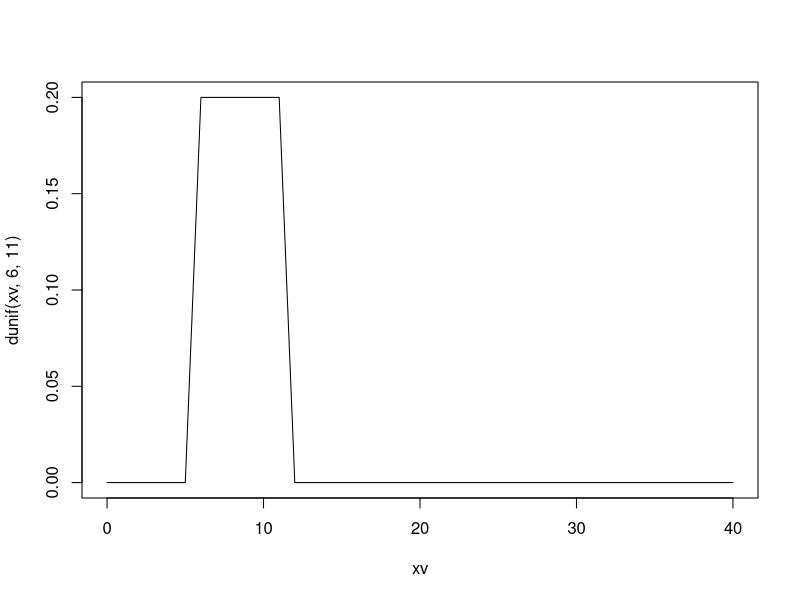
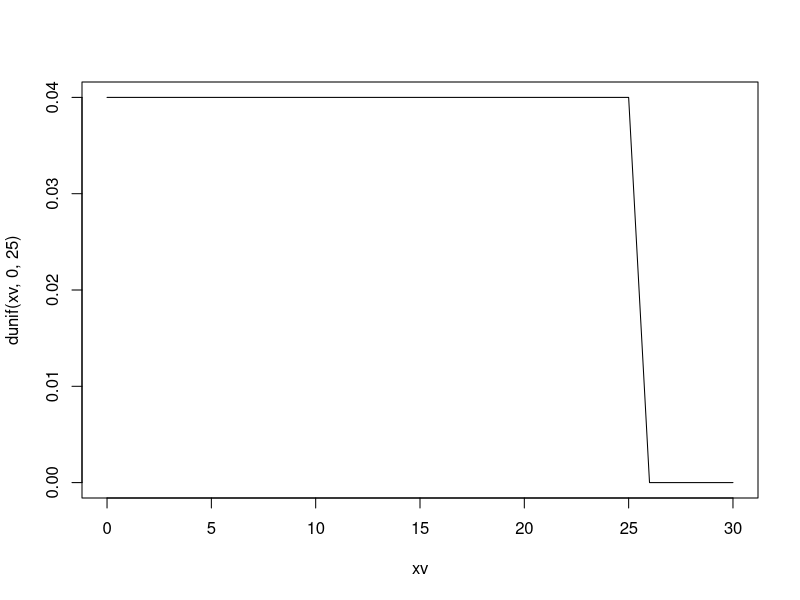
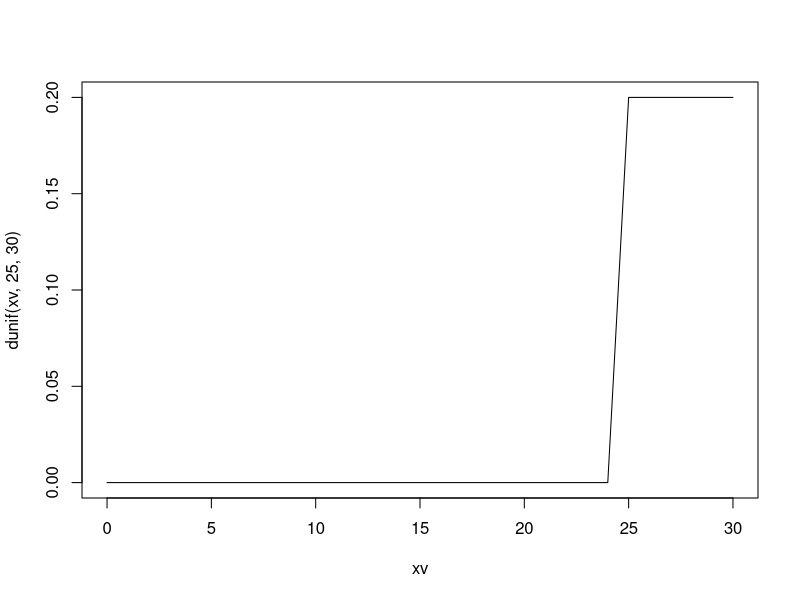
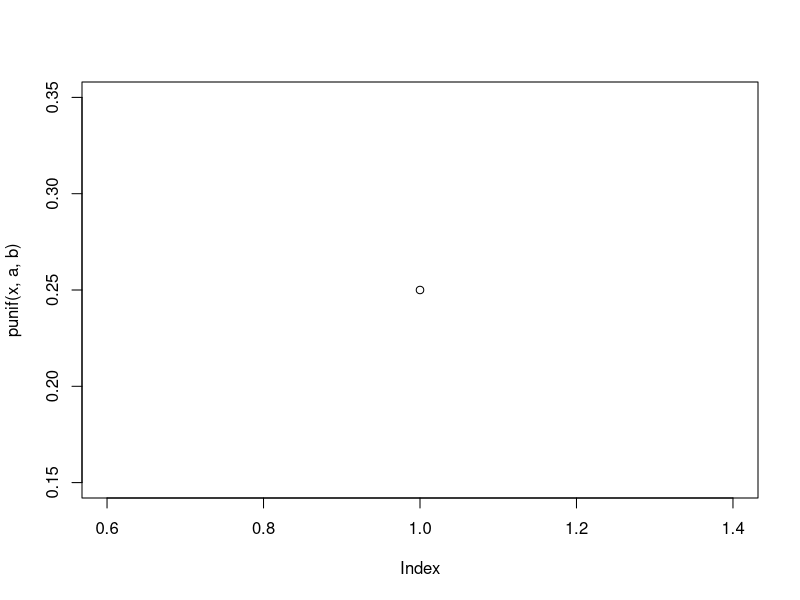
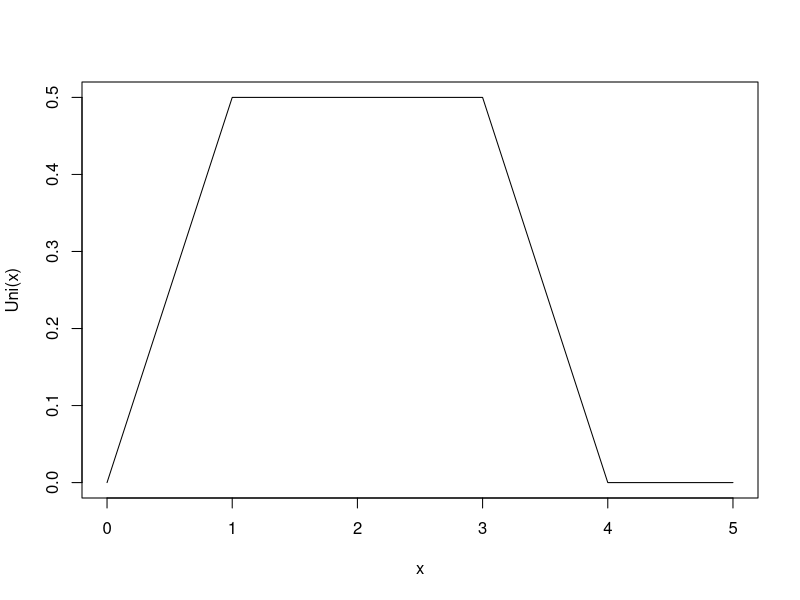
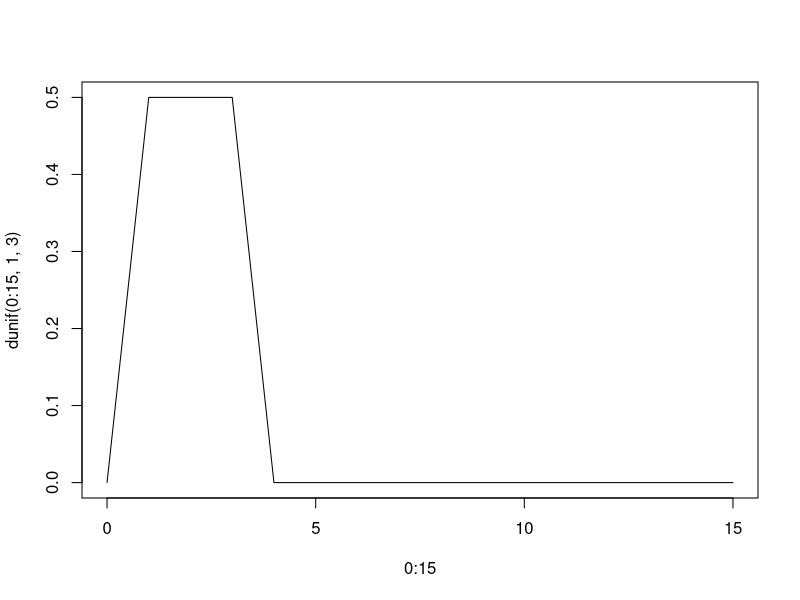
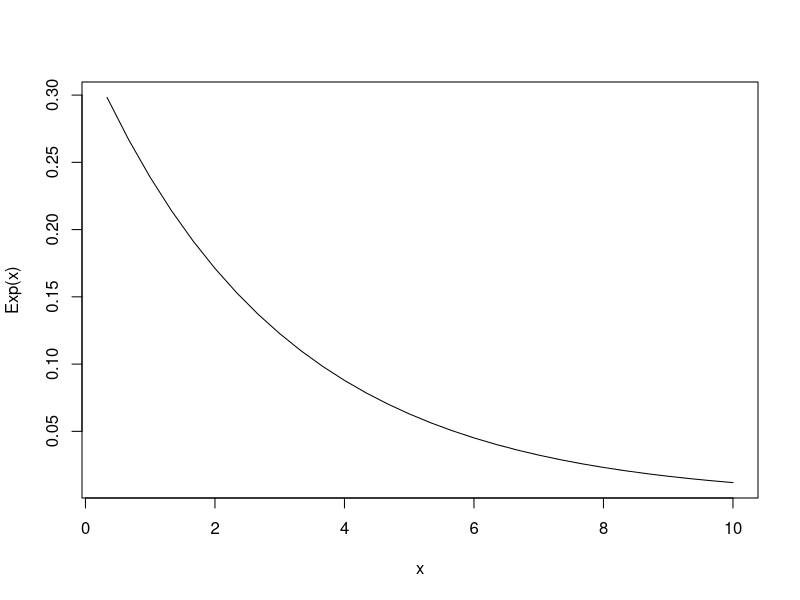

Here is the R script that generated these plots, in order: (Note: this script raises an error after producing the figures.)
############################################################################
### Deskriptive Statistik - Uebungserie 7: Stetige Verteilungen
###
### Nicolas Stern
### 17.11.2018
###
#############################################################################
# Uebungserie 7 - Trace

# Stetige Gleichverteilung
# Aufgabe: Sie haben um 9 Uhr ein wichtiges Meeting, aber Sie verschlafen und wachen 
# erst um 8:30 Uhr auf. Um 8:40 rennen Sie aus der Tür, auf dem Weg ins Büro. 
# Sie brauchen 6 Minuten zur Bushaltestelle. Sie warten auf den Bus, der morgens 
# alle fünf Minuten kommt, die Wartezeit in Minuten ist gleichverteilt zwischen 0 und 5. 
# Der Bus braucht zwischen 10 bis 15 Minuten (gleichverteilt) bis ins Büro. 
# Modellieren Sie Ihre Reisezeit mit einer einzigen Variablen X. 
xv <- 0:40
plot(xv, dunif(xv, 6, 11), type="l")

punif(10, 0, 5)


dunif(10, 0,30)
punif(10, 0, 30)
punif(25, 0, 30, lower.tail = F)
punif(20, 0, 30, lower.tail = T) -  punif(10, 0, 30, lower.tail = T) 
  
?punif

#- Welche Verteilung hat die Zufallsvariable X, welche die gesamte Pendelzeit 
# von Haustür bis ins Büro beschreibt?

#############3
#Suppose in a quiz there are 30 participants. A question is given to all 30 
# participants and the time allowed to answer it is 25 seconds. Find the probability 
# of participants responds within 6 seconds?
xv <- 0:30
plot(xv,dunif(xv, 0,25) , type="l")
punif(6, 0, 25) *30 
punif(4, 0, 10) 

# Suppose a flight is about to land and the announcement says that the expected time 
# to land is 30 minutes. Find the probability of getting flight land between 25 to 30 minutes?
xv <- 0:30
plot(xv,dunif(xv, 25,30) , type="l")

x <- 1;
a <- 0;
b <- 4;

plot(punif(x, a, b))

qunif(0.5, a, b)

?punif

xv <- seq(0,5,length=100)
xv <- 0:5
plot(xv, dunif(xv,1,3), type = "l", ylab = "Uni(x)", xlab = "x")
dunif(4, 3, 8)
punif(5, 3, 8)

dunif(0:5, 1, 3)
punif(3, 1, 3)

tot.time <- 0:100
wait.bus <- 1:5
0:15

plot (0:15, dunif(0:15, 1, 3), type="l")


?dunif

# Aufgabe: Exponentialverteilung
# In einer vierwöchigen Datenerhebung missen Sie die Länge der Telefongespräche, 
# die Sie auf Ihrem Handy führen. Sie finden heraus, dass die Dauer der Gespräche (in Minuten) 
# einer Exponentialverteilung folgt, und Ihre Gespräche im Erwartungswert 3 Minuten lang sind
# Aufgabe: 
# 1. Welche Verteilung hat die Zufallsvariable X, welche die Dauer der Telefongespräche in Minuten beschreibt?
# 2. Das Telefon klingelt. Wie gross ist die Wahrscheinlichkeit, dass dieses Gespräch höchstens eine Minute dauert?
# 3. Wie gross ist die Wahrscheinlichkeit, dass das Gespräch länger als eine Minute dauert?
# 4. Mit welcher Wahrscheinlichkeit dauert das Gespräch zwischen einer und drei Minuten?
# 5. Berechnen und interpretieren Sie das 25%-Quantil dieser Verteilung.


xv <- seq(1/3, 10, length=30)
plot(xv, dexp(xv, rate=1/3), type = "l", ylab = "Exp(x)", xlab = "x")


x<-pexp(3, rate=1/3)
quantile(x)


dexp()

?quantile

xvalues <- seq(0, 10, length=11)
prob <- dexp(0:10, rate=1/3)
quantile (prob, probs=0.25 )


plot( dexp(0:10, rate=1/3), type="l")

qexp(0.25, rate=1/3, lower.tail = T)

dexp(0.86, rate=1/3)

.86 * 60


# Aufgabe: Normalverteilung
# Aufgabe: In einer Fabrik werden Tüten mit Kartoffelchips befüllt. Das durchschnittliche 
# Gewicht der Tüten soll nach den Angaben des Werkes 200 g betragen. Da die Tüten 
# maschinell befüllt werden, wird dieser Wert nur mit einer Standardabweichung 
# von 4 g eingehalten. Mit welcher Wahrscheinlichkeit werden Tüten abgefüllt, deren 
# Gewicht 
# - um weniger als 2 g vom Mittelwert abweicht?
# - über 205 g liegt?
# - Welches Gewicht wird von 95% der Tüten überschritten?
plot(dnorm(190:210, mean=200, sd=4), type="l")

pnorm(204, mean=200, sd=4, lower.tail=T) - pnorm(196, mean=200, sd=4, lower.tail=T)


pnorm( 198.3, mean = 200, lower.tail = T)

?qnorm

###########################################################
# Normalverteilung Beispiel	
# Funktionsdauer	von	Taschenrechnern
# Die	Funktionsdauer	x	ist	normalverteilt	mit	Erwartungswert	µ = 120	h	
# und	 theoretischer	Varianz s2 = 100.	
# Wie	wahrscheinlich	ist	es,	dass	die	Funktionsdauer höchstens	135	h dauert
pnorm(q = 135, mean = 120, sd = 10)

# loesungsweg via standardiesierung
z <- (135-120) / 10
pnorm (q = 1.5, mean = 0, sd = 1)
# n.b. : mean und sd sind vorbelegt. Früher haette man aus tabelle diese Werte gelesen
# Um die"Wahrscheinlichkeit, dass die Dauer hoeher ist als x" :  
# 1 - n oder lower tail verwenden

# Rechnen	mit	der	Normalverteilung, dass	Wahrscheinlichkeit zwischen	105	und	135	Stunden	liegt:
pnorm (q= 135, mean = 120, sd= 10) - pnorm(q = 105, mean=120, sd=10)

# wleche lebensdauer wird von 95 % der TR nicht ueberschritten?
qnorm (p = 0.95, mean = 120, sd = 10)

# symmetreischer 95 %  - Bereich:
# untere Grenze  
qnorm (p = 0.025, mean = 120, sd = 10)
# obere Grenze  
qnorm (p = 0.975, mean = 120, sd = 10)

# Aufgabe: Chi-Quadrat-Verteilung
# Aufgabe: Mit welcher Wahrscheinlichkeit liegt der Wert einer χ2-Verteilung mit df = 11 über 15?


###########################################################
# Aufgabe: Chi-Quadrat-Verteilung
# Mit welcher Wahrscheinlichkeit liegt der Wert einer Chi-quadrat-Verteilung  mit df = 11 über 15?
1-pchisq(15, df=11)

qchisq(.8, df=10, lower.tail = T)
qchisq(.8, df=10, lower.tail = F)
qchisq(.2, df=10, lower.tail = T)
qchisq(.2, df=10, lower.tail = F)


x1 <- seq(0.5, 0.95, .05 )
y1 <- qchisq(x1, df=11)
v1 <- matrix(c(x1, y1), nrow = 10, byrow = FALSE)

x2 <- seq(0.8, 0.85, .01 )
y2 <- qchisq(x2, df=11)
v2 <- matrix(c(x2, y2), nrow = 6, byrow = FALSE)

v2

length(x)

qchisq(.000000000000005, df=3, lower.tail = F)

plot(qchisq())

?qchisq

# exemples chi-2
# Bestimmen Sie das 95%-Perzentil der Chi-2-Verteilung mit Freiheitsgrad 7.
qchisq(.95, df=7)

vec <- seq(.05, .9, .01)

plot(qchisq(vec, df=11, lower.tail = F), type = "l")
plot(qchisq(vec, df=11), type = "l")

vec <- seq(.8, .9, .010)

plot(qchisq(vec, df=11))

     

plot(dchisq(1:20, df=1), type="l")

plot(dchisq(1:50, df=10), type="l")
plot(pchisq(1:20, df=10), type="l")
plot(dchisq(1:20, df=3))


# bsps
plot(dchisq(1:30, df=11), type="l")
?dchisq

# Studentsche t-Verteilung
dt(0, df=5 )
pt(2.3, df=5)
qt(.05, df=46)

vec <- seq(-10, 10, .1)
plot(dt(vec, df=5), type="l")


# Aufgabe: Mit welcher Wahrscheinlichkeit liegt der Wert der Studentschen t-Verteilung 
# unter -0.5, respektive unter 1? Der Freiheitsgrad sei 7.
pt(-0.5, df=7)
pt(1, df=7)

# Bestimmen Sie das 2:5%- und das 97:5%-Perzentil der Studentschen t-Verteilung mit Freiheitsgrad 5.
qt(c(0.025, 0.975), df=5)


# Schiefe
# Bestimmen Sie die Schiefe der Wartezeiten von Faithful.
faithful
summary(faithful)
wait <- faithful$waiting
y <- sort(wait)

library(e1071)
skewness(waiting)
## [1] -0.4135498
x <- 1:length(wait)

plot(x, y, type="l")
frequency(wait)
?frequency

# KUrtosis
library(e1071)
duration <- faithful$eruptions
kurtosis(duration)
